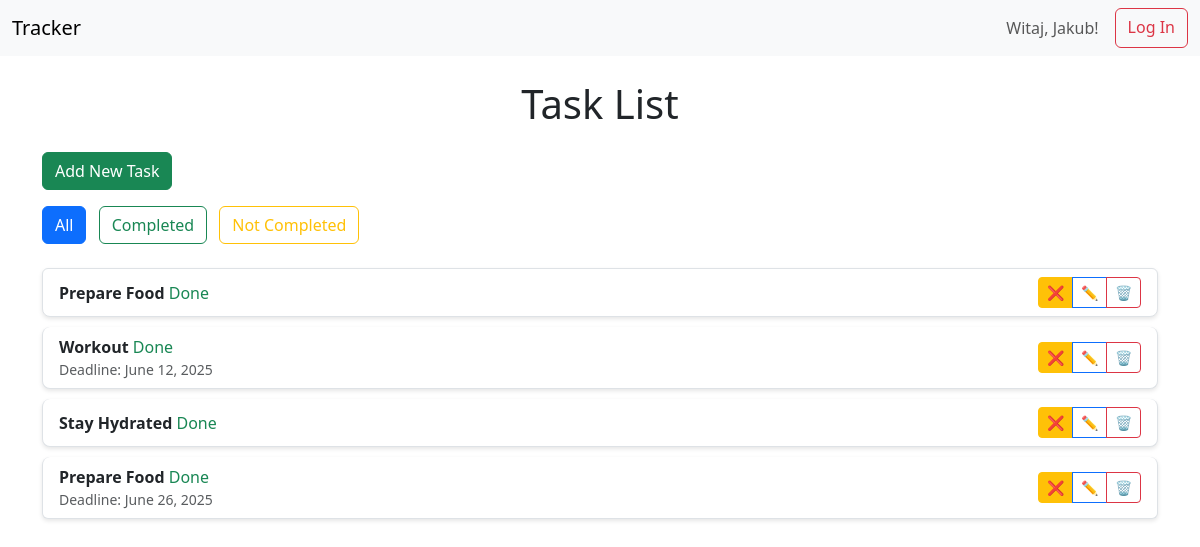
The app's page / (signed in) with its own data.
### tasks/models.py (models this page shows, shortened)
class Task(models.Model):
    title = models.CharField(max_length=200)
    description = models.TextField(blank=True)
    completed = models.BooleanField(default=False)
    user = models.ForeignKey(User, on_delete=models.CASCADE)
    due_date = models.DateField(null=True, blank=True)
    template = models.ForeignKey('TaskTemplate', null=True, blank=True, on_delete=models.SET_NULL)

### tasks/views.py (the view)
# urls.py: path('', views.task_list, name='task_list'),
@login_required
def task_list(request):
    filter_option = request.GET.get('filter', 'all')  # domyślnie 'all'
    if filter_option == 'completed':
        tasks = Task.objects.filter(completed=True)
    elif filter_option == 'not_completed':
        tasks = Task.objects.filter(completed=False)
    else:
        tasks = Task.objects.all()
    return render(request, 'tasks/task_list.html', {'tasks': tasks, 'filter_option': filter_option})

### tasks/templates/tasks/task_list.html (shortened to what this page needs)
<!DOCTYPE html>
<html lang="en">
<head>
    {% load static %}
    <link rel="stylesheet" href="{% static 'tasks/style.css' %}">
    <link href="https://cdn.jsdelivr.net/npm/bootstrap@5.3.0/dist/css/bootstrap.min.css" rel="stylesheet">
</head>
<body>
<nav class="navbar navbar-expand-lg navbar-light bg-light mb-4">
    <div class="container-fluid">
        <a class="navbar-brand" href="/">Tracker</a>
        <div class="d-flex">
            {% if user.is_authenticated %}
                <span class="navbar-text me-3">Witaj, {{ user.username }}!</span>
                <a href="{% url 'logout' %}" class="btn btn-outline-danger">Log In</a>
            {% else %}
                <a href="{% url 'login' %}" class="btn btn-outline-primary">Log Out</a>
            {% endif %}
        </div>
    </div>
</nav>
<div class="container">
    <h1 class="text-center mb-4">Task List</h1>
    <a href="{% url 'add_task' %}" class="btn btn-success mb-3">Add New Task</a>
    <div class="mb-4">
        <a href="{% url 'task_list' %}?filter=all" class="btn {% if filter_option == 'all' %}btn-primary{% else %}btn-outline-primary{% endif %} me-2">All</a>
        <a href="{% url 'task_list' %}?filter=completed" class="btn {% if filter_option == 'completed' %}btn-success{% else %}btn-outline-success{% endif %} me-2">Completed</a>
        <a href="{% url 'task_list' %}?filter=not_completed" class="btn {% if filter_option == 'not_completed' %}btn-warning{% else %}btn-outline-warning{% endif %}">Not Completed</a>
    </div>
    <ul class="list-group">
        {% for task in tasks %}
        <li class="list-group-item">
            <div class="d-flex justify-content-between align-items-center">
                <div>
                    <strong>{{ task.title }}</strong>
                    {% if task.completed %}
                        <span class="text-success">Done</span>
                    {% else %}
                        <span class="text-warning">Not Done</span>
                    {% endif %}
                    {% if task.due_date %}
                        <div class="text-muted small">Deadline: {{ task.due_date }}</div>
                    {% endif %}
                </div>
                <div class="btn-group">
                    <a href="{% url 'toggle_task' task.id %}" class="btn btn-sm {% if task.completed %}btn-warning{% else %}btn-success{% endif %}">
                        {% if task.completed %}❌{% else %}✓{% endif %}
                    </a>
                    <a href="{% url 'edit_task' task.id %}" class="btn btn-sm btn-outline-primary">✏️</a>
                    <a href="{% url 'delete_task' task.id %}" class="btn btn-sm btn-outline-danger" onclick="return confirm('Czy na pewno usunąć to zadanie?');">🗑️</a>
                </div>
            </div>
        </li>
        {% empty %}
            <li class="list-group-item">No tasks available.</li>
        {% endfor %}
    </ul>
</div>
</body>
</html>

### tasks/static/tasks/style.css (style rules this page uses)
body { font-family: Arial, sans-serif; background-color: #f2f2f2; margin: 20px; }
h1 { color: #333; }
ul { list-style-type: none; padding: 0; }
li { background: white; margin-bottom: 10px; padding: 10px; border-radius: 8px; box-shadow: 0px 2px 4px rgba(0,0,0,0.1); }
a { text-decoration: none; color: blue; }

### records on screen
Task: title "Prepare Food", completed "Done"
Task: title "Workout", completed "Done", due_date "June 12, 2025"
Task: title "Stay Hydrated", completed "Done"
Task: title "Prepare Food", completed "Done", due_date "June 26, 2025"

### other values on screen
{{ user.username }} "Jakub"
